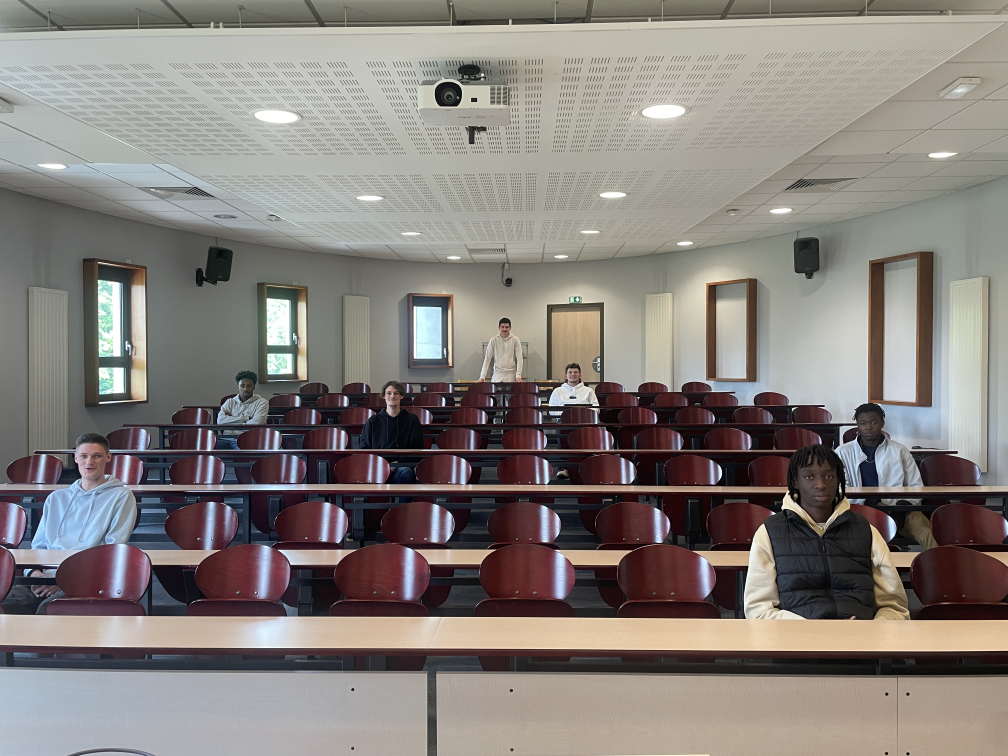
#> input picture project/Reconnaissance_facial/amphi.jpeg, 4032 x 3024 px (shown at 1/4 size)
$ python face_detection.py
#> lines starting #> are read from the running program, lines starting #| are printed output that depends on the picture; after the words box and inside, x2 and y2 are one past the last pixel; in counts of white or black regions, pixels touching at a corner belong together
import cv2
import numpy as np
import matplotlib.pyplot as plt

def face_detection(image_import):

    # Importation de l'image ↓

#> called with image_import = 'amphi.jpeg'
    image = cv2.imread(image_import)
#> image is the input picture: shape (3024, 4032, 3); mean B, G, R 123.5, 127.9, 133.8
    #print(image.shape)

    # ---------------------- ↑

    # Transformation de l'image en niveau de gris ↓

    gray_image = cv2.cvtColor(image, cv2.COLOR_BGR2GRAY)
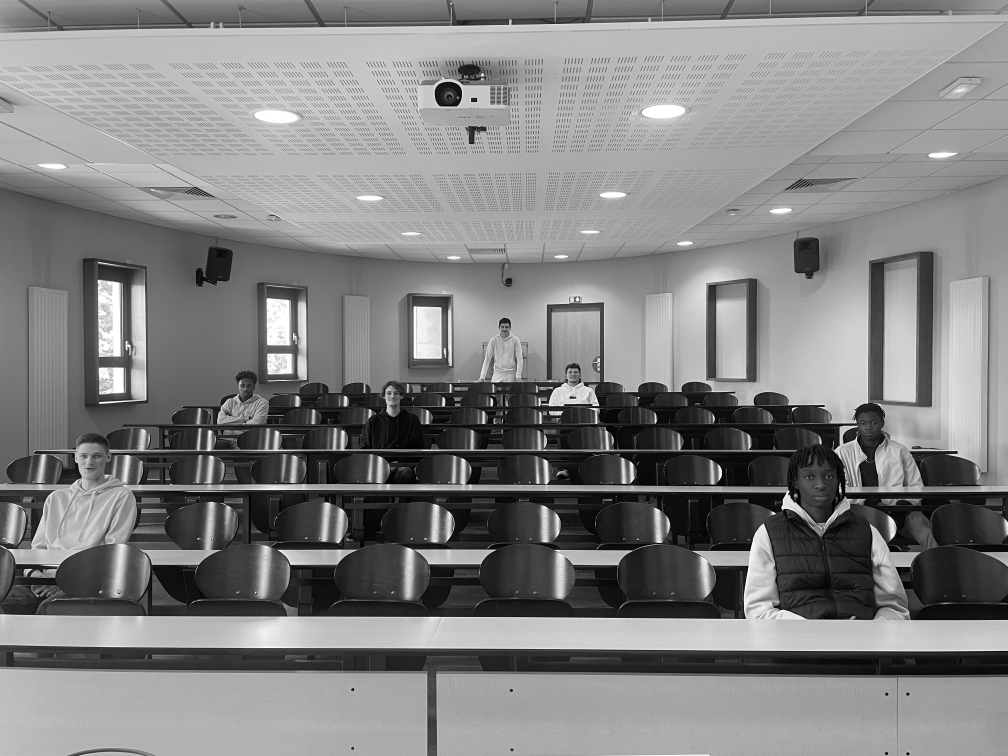
#> gray_image: shape (3024, 4032) (shown at 1/4 size); min 0, max 255, mean 129.1
    #print(gray_image.shape)

    # ------------------------------------------- ↑

    # Classificateur de cascade pré-entraîné Haar ↓

    face_classifier = cv2.CascadeClassifier(
    cv2.data.haarcascades + "haarcascade_frontalface_default.xml"
    )

    # ------------------------------------------- ↑

    # Detection des visages ↓

    face = face_classifier.detectMultiScale(
    gray_image, minNeighbors=10, minSize=(20,20)
    )
#> face = [[1991, 1286, 57, 57], [3606, 1868, 55, 55], [2262, 1466, 61, 61], [950, 1518, 69, 69], [1532, 1542, 81, 81], [3520, 2281, 79, 79], [3429, 1654, 94, 94], [296, 1773, 132, 132], [3181, 1836, 188, 188]]

    # --------------------- ↑

    # Création de carrés autour de chaque visage ↓

    id = 0
    for (x, y, w, h) in face:
        cv2.imwrite(f"people_unknown/people{id}.png".format(id), image[y-25:y+(h+20), x-15:x+(w+10)])
        cv2.rectangle(image, (x-15, y-25), (x + (w+10), y + (h+20)), (0, 255, 0), 4)
        id += 1
#> this loop made 9 passes
#> pass 1, in face_detection, `cv2.imwrite(f"people_unknown/people{id}.png".format(id), image[y-25:y+..`:
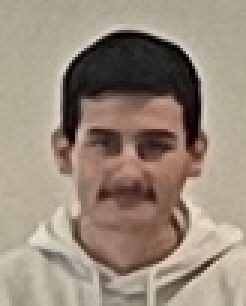
#> saved as people0.png: shape (102, 82, 3) (shown 3 times larger); mean B, G, R 123, 138.1, 152.9
#> pass 2, in face_detection, `cv2.imwrite(f"people_unknown/people{id}.png".format(id), image[y-25:y+..`:
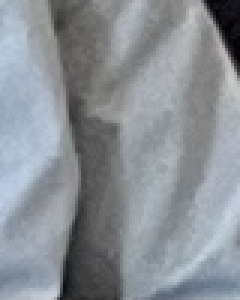
#> saved as people1.png: shape (100, 80, 3) (shown 3 times larger); mean B, G, R 150.2, 143.7, 138.1
#> after the loop, id = 9
    # ------------------------------------------ ↑

    # Resize de l'image ↓

    height, width = image.shape[0], image.shape[1]
#> height = 3024; width = 4032

    new_width = 1024

    scale = new_width / width
#> scale = 0.254
    new_height = int(height * scale)
#> new_height = 768

    image = cv2.resize(image, (new_width, new_height), interpolation=cv2.INTER_AREA)
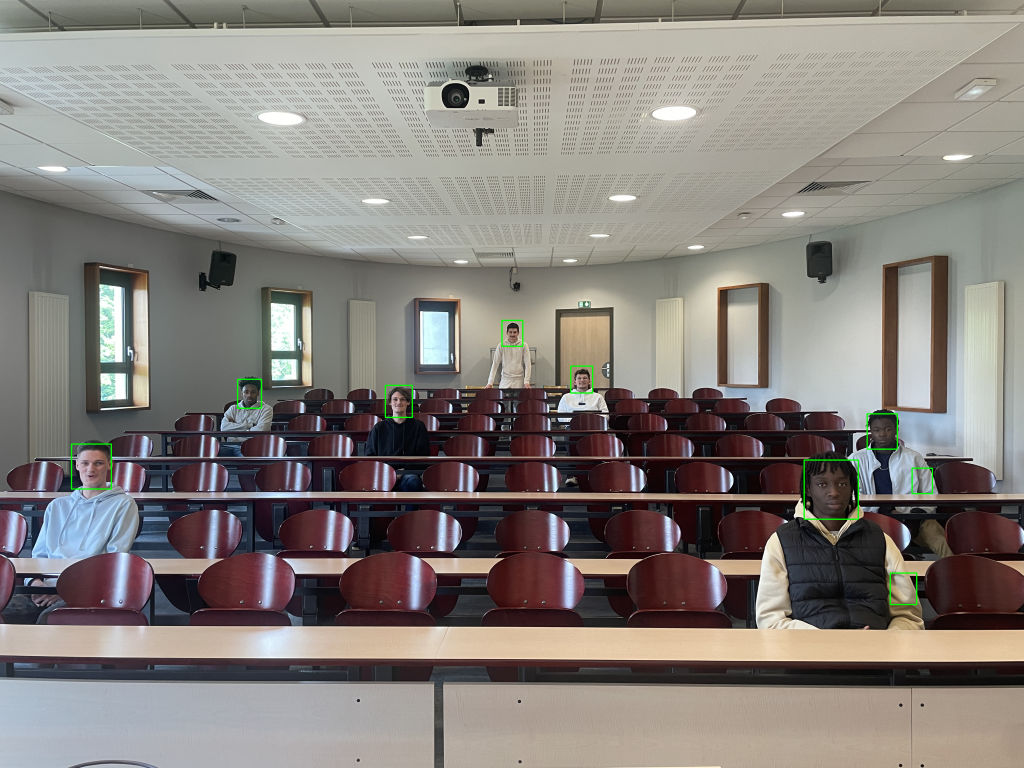
#> image: shape (768, 1024, 3); mean B, G, R 123.3, 128.1, 133.6

    # ----------------- ↑

    # Affichage du résultat ↓

    #cv2.imshow("Image", image)
    cv2.waitKey(0)
    cv2.destroyAllWindows()

    # --------------------- ↑

face_detection('amphi.jpeg')

$ run again, with project/Reconnaissance_facial/image0.jpeg copied over project/Reconnaissance_facial/amphi.jpeg
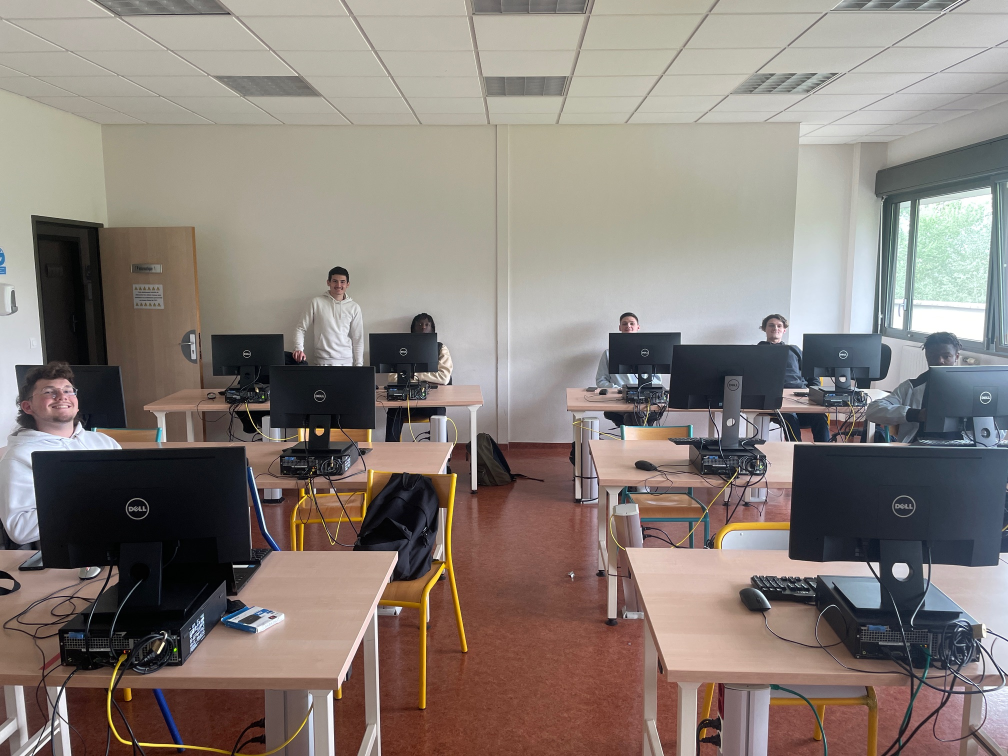
#> input picture project/Reconnaissance_facial/image0.jpeg, 2016 x 1512 px (shown at 1/2 size)
#> in face_detection, image is the input picture: shape (1512, 2016, 3); mean B, G, R 120.6, 126.6, 136.2
#> face = [[654, 545, 46, 46], [1529, 635, 44, 44], [92, 759, 63, 63]]
#> the loop in face_detection, `for (x, y, w, h) in face:` made 3 passes
#> after the loop in face_detection, `for (x, y, w, h) in face:`:
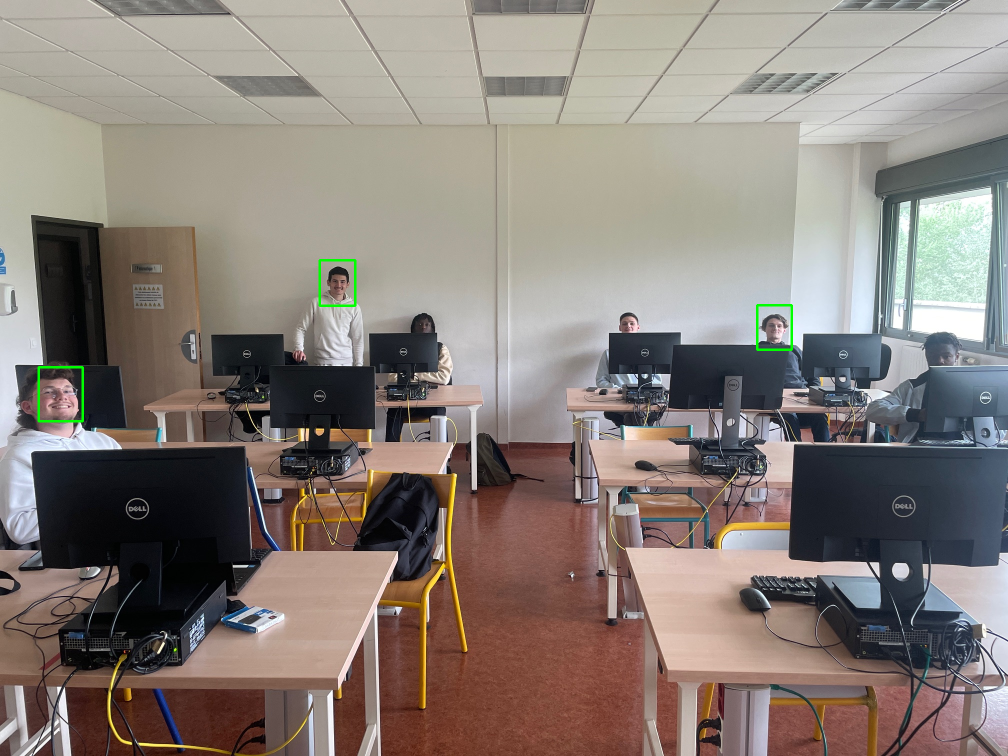
#> image: shape (1512, 2016, 3) (shown at 1/2 size); 0.17% of pixels changed, all inside (x1, y1, x2, y2) = (75, 518, 1586, 845)
#> after the loop in face_detection, `for (x, y, w, h) in face:`: id = 3
#> in face_detection, `image = cv2.resize(image, (new_width, new_height), interpolation=cv2.I..`:
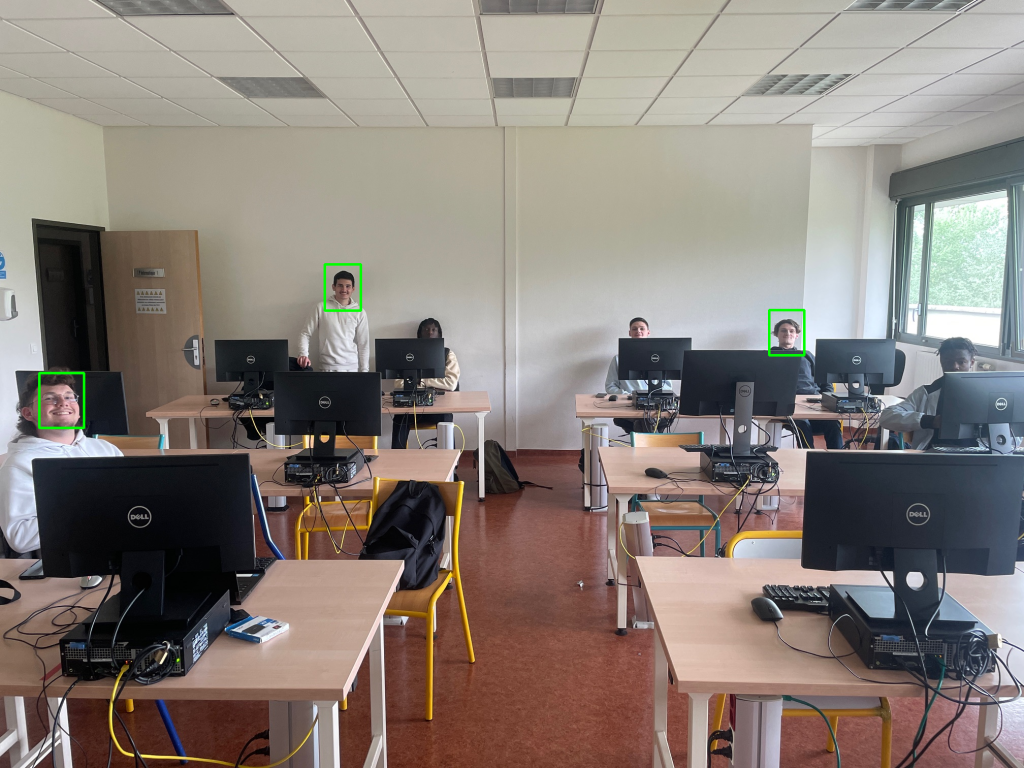
#> image: shape (768, 1024, 3); mean B, G, R 120.4, 126.8, 136

$ run again, with project/Reconnaissance_facial/image.jpg copied over project/Reconnaissance_facial/amphi.jpeg
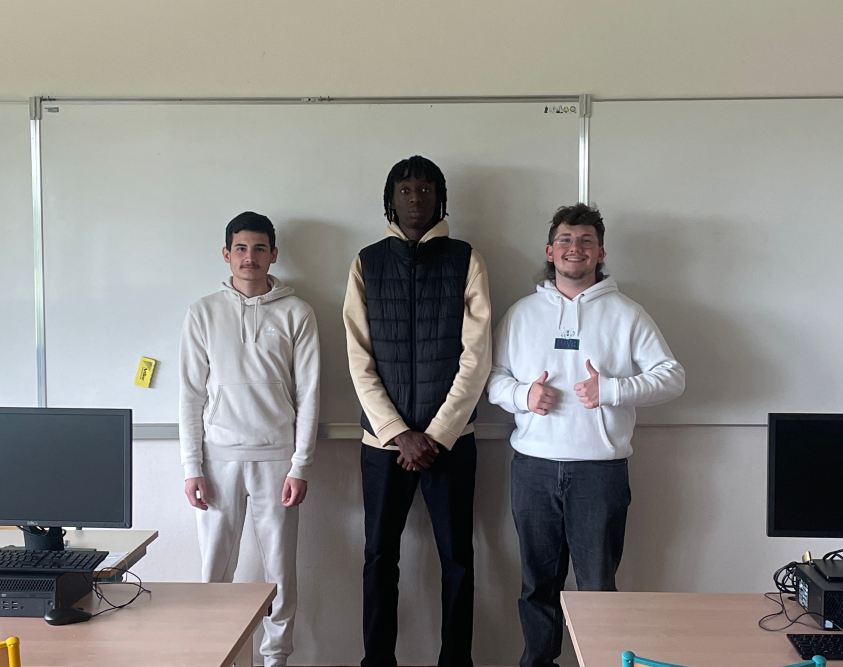
#> input picture project/Reconnaissance_facial/image.jpg, 1686 x 1333 px (shown at 1/2 size)
#> in face_detection, image is the input picture: shape (1333, 1686, 3); mean B, G, R 134.4, 137, 138.2
#> face = [[784, 347, 93, 93], [449, 458, 103, 103], [1102, 442, 102, 102]]
#> the loop in face_detection, `for (x, y, w, h) in face:` made 3 passes
#> after the loop in face_detection, `for (x, y, w, h) in face:`:
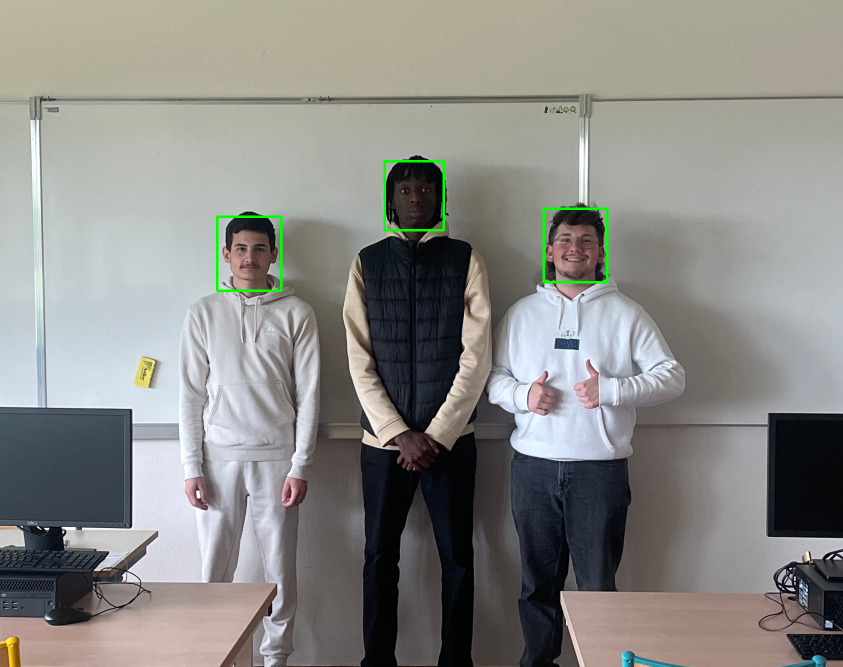
#> image: shape (1333, 1686, 3) (shown at 1/2 size); 0.36% of pixels changed, all inside (x1, y1, x2, y2) = (432, 320, 1217, 584)
#> after the loop in face_detection, `for (x, y, w, h) in face:`: id = 3
#> in face_detection, `image = cv2.resize(image, (new_width, new_height), interpolation=cv2.I..`:
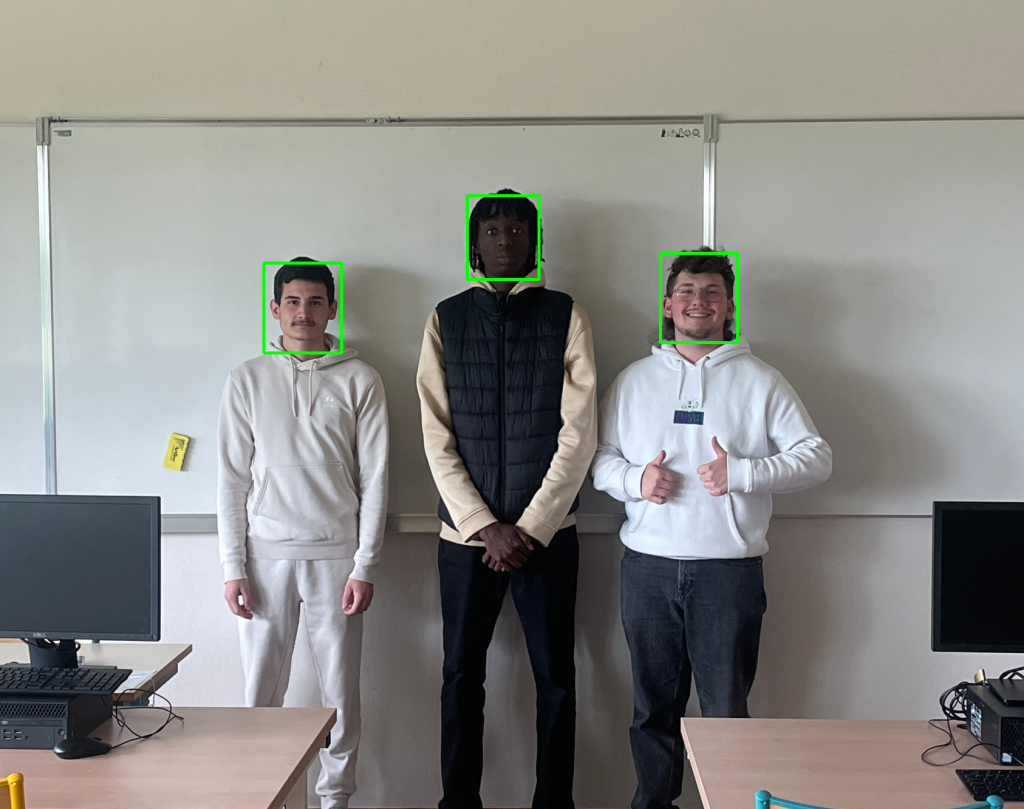
#> image: shape (809, 1024, 3); mean B, G, R 134, 137.5, 137.7

$ run again, with project/Reconnaissance_facial/image2.jpg copied over project/Reconnaissance_facial/amphi.jpeg
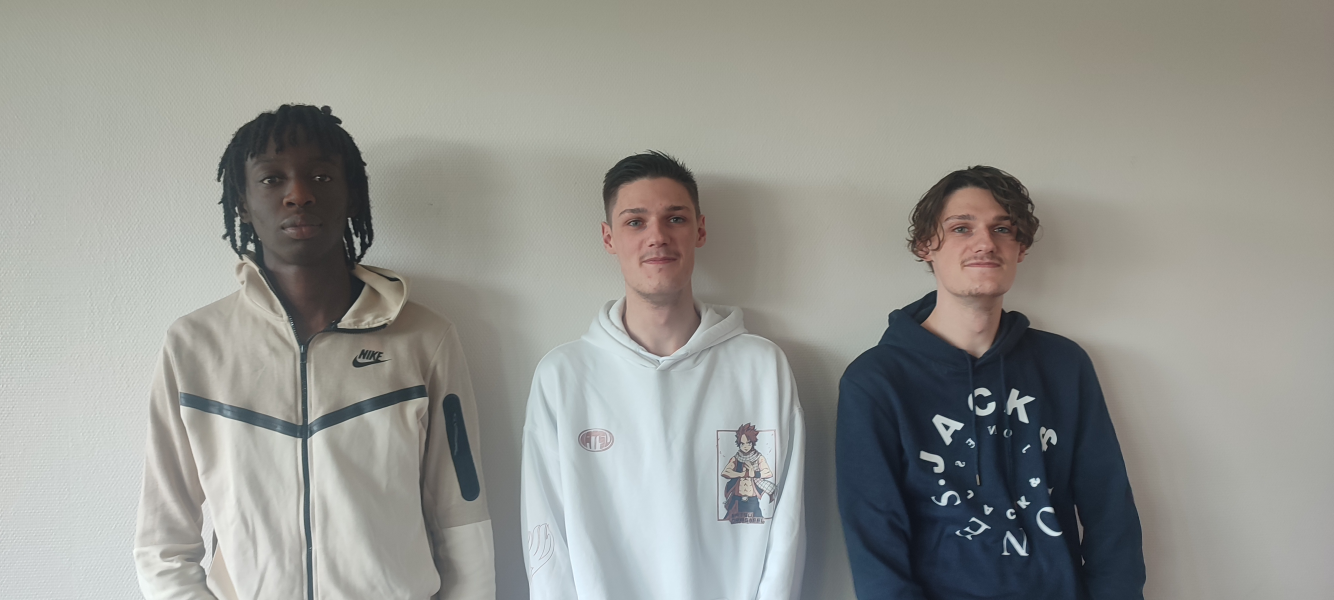
#> input picture project/Reconnaissance_facial/image2.jpg, 4000 x 1800 px (shown at 1/3 size)
#> in face_detection, image is the input picture: shape (1800, 4000, 3); mean B, G, R 144.7, 150, 149.3
#> face = [[1809, 537, 318, 318], [2784, 564, 313, 313]]
#> the loop in face_detection, `for (x, y, w, h) in face:` made 2 passes
#> (x, y, w, h, id) on passes 1 to 2: (1809, 537, 318, 318, 1), (2784, 564, 313, 313, 2)
#> pass 1, in face_detection, `cv2.imwrite(f"people_unknown/people{id}.png".format(id), image[y-25:y+..`:
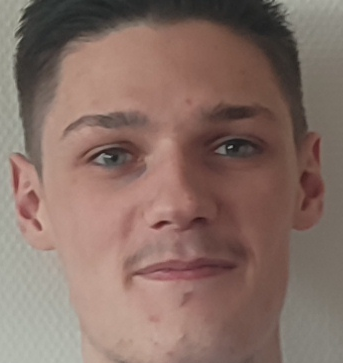
#> saved as people0.png: shape (363, 343, 3); mean B, G, R 102.1, 111, 135.2
#> after the loop in face_detection, `for (x, y, w, h) in face:`: id = 2
#> in face_detection, `image = cv2.resize(image, (new_width, new_height), interpolation=cv2.I..`:
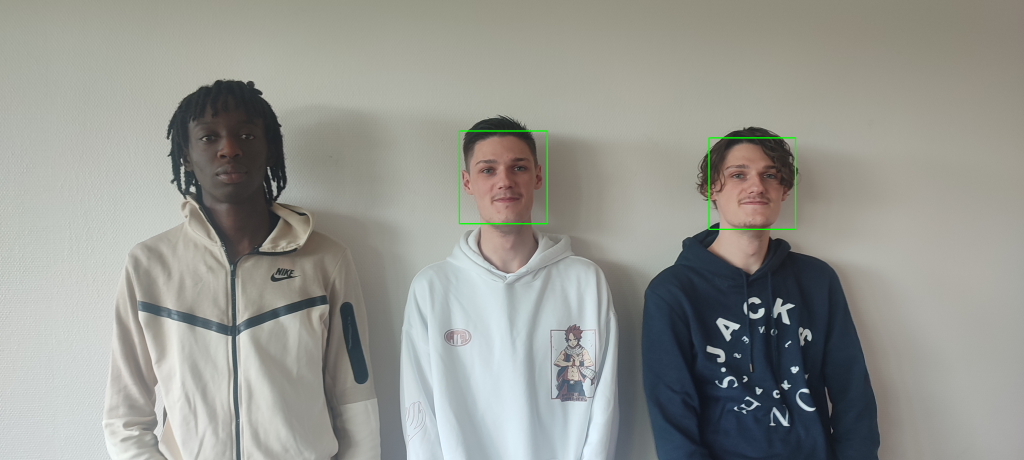
#> image: shape (460, 1024, 3); mean B, G, R 144.5, 150.3, 149
